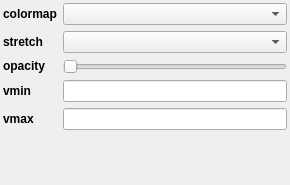
<?xml version="1.0" encoding="UTF-8"?>
<ui version="4.0">
 <class>Form</class>
 <widget class="QWidget" name="Form">
  <property name="geometry">
   <rect>
    <x>0</x>
    <y>0</y>
    <width>290</width>
    <height>185</height>
   </rect>
  </property>
  <property name="windowTitle">
   <string>Form</string>
  </property>
  <layout class="QGridLayout" name="gridLayout">
   <property name="leftMargin">
    <number>3</number>
   </property>
   <property name="topMargin">
    <number>3</number>
   </property>
   <property name="rightMargin">
    <number>3</number>
   </property>
   <property name="bottomMargin">
    <number>3</number>
   </property>
   <item row="2" column="0">
    <widget class="QLabel" name="label_alpha">
     <property name="text">
      <string>&lt;html&gt;&lt;head/&gt;&lt;body&gt;&lt;p&gt;&lt;span style=&quot; font-weight:600;&quot;&gt;opacity&lt;/span&gt;&lt;/p&gt;&lt;/body&gt;&lt;/html&gt;</string>
     </property>
    </widget>
   </item>
   <item row="3" column="0">
    <widget class="QLabel" name="label_vmin">
     <property name="text">
      <string>&lt;html&gt;&lt;head/&gt;&lt;body&gt;&lt;p&gt;&lt;span style=&quot; font-weight:600;&quot;&gt;vmin&lt;/span&gt;&lt;/p&gt;&lt;/body&gt;&lt;/html&gt;</string>
     </property>
    </widget>
   </item>
   <item row="1" column="0">
    <widget class="QLabel" name="label_stretch">
     <property name="text">
      <string>&lt;html&gt;&lt;head/&gt;&lt;body&gt;&lt;p&gt;&lt;span style=&quot; font-weight:600;&quot;&gt;stretch&lt;/span&gt;&lt;/p&gt;&lt;/body&gt;&lt;/html&gt;</string>
     </property>
    </widget>
   </item>
   <item row="0" column="1">
    <widget class="QComboBox" name="combosel_cmap"/>
   </item>
   <item row="4" column="1">
    <widget class="QLineEdit" name="valuetext_vmax"/>
   </item>
   <item row="2" column="1">
    <widget class="QSlider" name="value_alpha">
     <property name="orientation">
      <enum>Qt::Horizontal</enum>
     </property>
    </widget>
   </item>
   <item row="0" column="0">
    <widget class="QLabel" name="label_cmap">
     <property name="text">
      <string>&lt;html&gt;&lt;head/&gt;&lt;body&gt;&lt;p&gt;&lt;span style=&quot; font-weight:600;&quot;&gt;colormap&lt;/span&gt;&lt;/p&gt;&lt;/body&gt;&lt;/html&gt;</string>
     </property>
    </widget>
   </item>
   <item row="4" column="0">
    <widget class="QLabel" name="label_vmax">
     <property name="text">
      <string>&lt;html&gt;&lt;head/&gt;&lt;body&gt;&lt;p&gt;&lt;span style=&quot; font-weight:600;&quot;&gt;vmax&lt;/span&gt;&lt;/p&gt;&lt;/body&gt;&lt;/html&gt;</string>
     </property>
    </widget>
   </item>
   <item row="1" column="1">
    <widget class="QComboBox" name="combosel_stretch"/>
   </item>
   <item row="3" column="1">
    <widget class="QLineEdit" name="valuetext_vmin"/>
   </item>
   <item row="5" column="1">
    <spacer name="verticalSpacer">
     <property name="orientation">
      <enum>Qt::Vertical</enum>
     </property>
     <property name="sizeHint" stdset="0">
      <size>
       <width>20</width>
       <height>40</height>
      </size>
     </property>
    </spacer>
   </item>
  </layout>
 </widget>
 <resources/>
 <connections/>
</ui>
